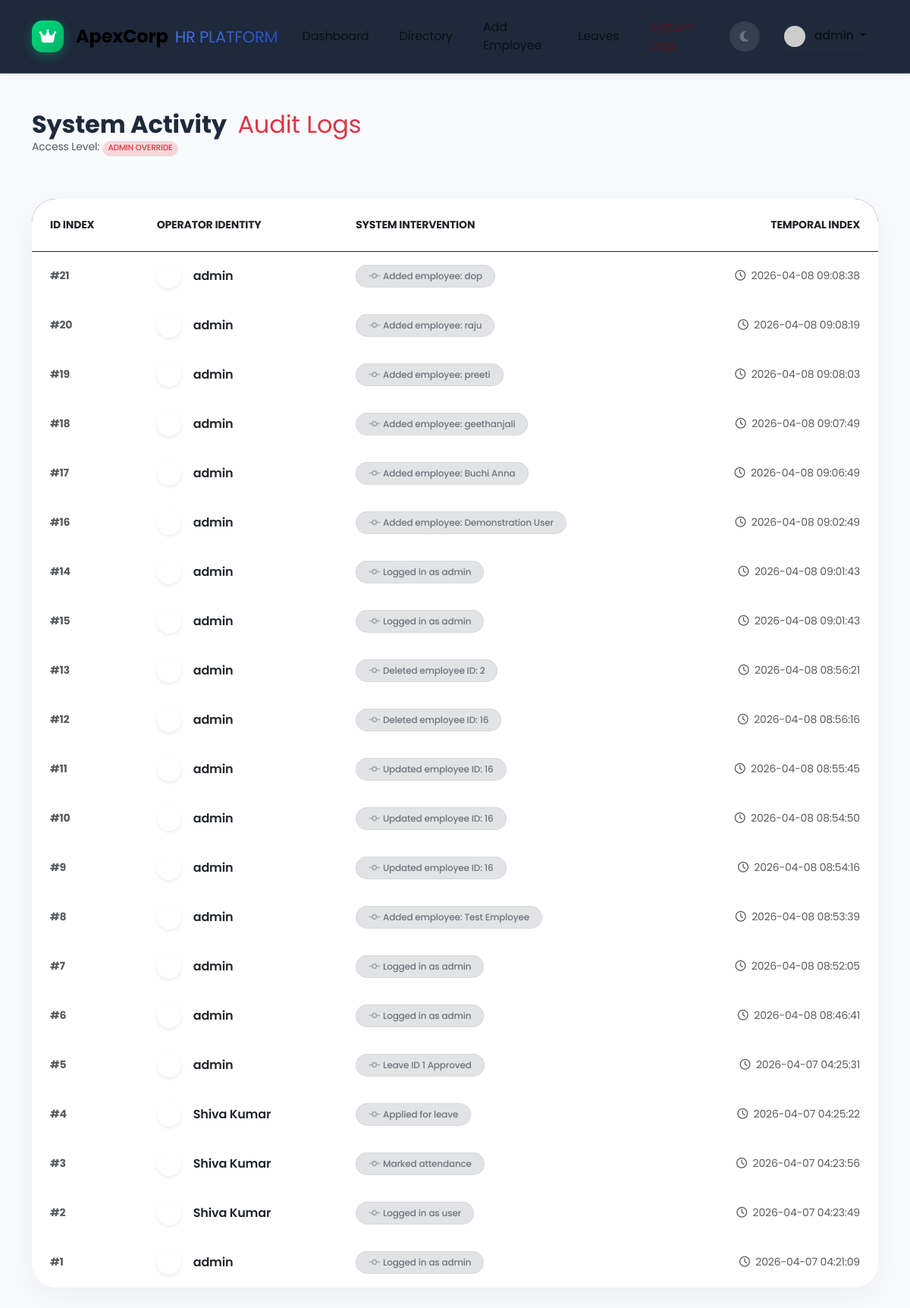
The page /admin/logs (signed in) on the database its author committed.
### tables this page shows
CREATE TABLE activity_logs (
            id INTEGER PRIMARY KEY AUTOINCREMENT,
            user_id INTEGER,
            username TEXT,
            action TEXT NOT NULL,
            timestamp DATETIME DEFAULT CURRENT_TIMESTAMP
        );

### app.py (the view)
@app.route('/admin/logs')
@admin_required
def view_logs():
    conn = get_db_connection()
    logs = conn.execute('SELECT * FROM activity_logs ORDER BY timestamp DESC').fetchall()
    conn.close()
    return render_template('admin_logs.html', logs=logs)

### app.py (called while the page is built)
def get_db_connection():
    conn = sqlite3.connect(DATABASE)
    conn.row_factory = sqlite3.Row
    return conn

def admin_required(f):
    @wraps(f)
    def decorated_function(*args, **kwargs):
        if 'user_id' not in session or session.get('role') != 'admin':
            flash('Admin access required!', 'danger')
            return redirect(url_for('dashboard'))
        return f(*args, **kwargs)
    return decorated_function

### templates/admin_logs.html (shortened to what this page needs)
{% extends "base.html" %}
{% block content %}
<div class="row g-4 animate-slide-up">
    <div class="col-md-12 mb-3">
        <h2 class="fw-bold tracking-tight mb-0">System Activity <span class="text-danger fw-normal ms-2">Audit Logs</span></h2>
        <p class="text-muted small">Access Level: <span class="badge bg-danger-subtle text-danger rounded-pill fw-medium border border-opacity-10">ADMIN OVERRIDE</span></p>
    </div>
    <div class="col-md-12">
        <div class="card glass-card border-0 shadow-soft rounded-5 overflow-hidden">
            <div class="card-body p-0">
                <div class="table-responsive">
                    <table class="table table-hover align-middle mb-0">
                        <thead class="bg-dark text-white border-0 py-4 px-4 sticky-top">
                            <tr>
                                <th class="py-4 px-4 text-uppercase small tracking-widest">ID Index</th>
                                <th class="py-4 px-4 text-uppercase small tracking-widest">Operator Identity</th>
                                <th class="py-4 px-4 text-uppercase small tracking-widest">System Intervention</th>
                                <th class="py-4 px-4 text-uppercase small tracking-widest text-end">Temporal Index</th>
                            </tr>
                        </thead>
                        <tbody>
                            {% for log in logs %}
                            <tr class="log-row border-bottom border-light border-opacity-10 align-middle">
                                <td class="py-3 px-4 fw-bold text-muted small font-mono">#{{ log.id }}</td>
                                <td class="py-3 px-4">
                                    <div class="d-flex align-items-center">
                                        <div class="avatar-sm rounded-circle bg-primary-gradient text-white d-flex align-items-center justify-content-center me-3 shadow-sm" style="width: 32px; height: 32px; font-size: 0.8rem;">
                                        </div>
                                        <span class="fw-semibold text-dark">{{ log.username }}</span>
                                    </div>
                                </td>
                                <td class="py-3 px-4 text-muted">
                                    <span class="badge bg-secondary-subtle text-secondary rounded-pill px-3 py-2 fw-medium border border-secondary border-opacity-10 shadow-sm-inset">
                                        <i class="fa-solid fa-code-commit me-1 opacity-50"></i>{{ log.action }}
                                    </span>
                                </td>
                                <td class="py-3 px-4 text-end text-muted small font-mono">
                                    <i class="fa-regular fa-clock me-1"></i> {{ log.timestamp }}
                                </td>
                            </tr>
                            {% endfor %}
                        </tbody>
                    </table>
                </div>
            </div>
        </div>
    </div>
</div>
{% endblock %}

### static/css/style.css (style rules this page uses)
:root { --primary-bg: #f8fafc; --card-bg: rgba(255, 255, 255, 0.85); --glass-border: rgba(255, 255, 255, 0.2); --text-main: #1e293b; --text-muted: #64748b; --navbar-bg: rgba(30, 41, 59, 1); --primary-gradient: linear-gradient(135deg, #4e73df 0%, #224abe 100%); --success-gradient: linear-gradient(135deg, #00d97e 0%, #00b365 100%); --danger-gradient: linear-gradient(135deg, #e74a3b 0%, #be2e21 100%); --accent-gradient: linear-gradient(135deg, #36b9cc 0%, #258391 100%); --mint: #00d97e; --dark-mint: #15803d; --shadow-soft: 0 10px 40px rgba(0, 0, 0, 0.05); --shadow-inner: inset 0 2px 4px rgba(0, 0, 0, 0.06); }
body { font-family: 'Poppins', sans-serif; background-color: var(--primary-bg); color: var(--text-main); transition: background-color 0.4s cubic-bezier(0.4, 0, 0.2, 1), color 0.4s cubic-bezier(0.4, 0, 0.2, 1); letter-spacing: -0.01em; }
.glass-card { background: var(--card-bg); backdrop-filter: blur(16px); -webkit-backdrop-filter: blur(16px); border: 1px solid var(--glass-border); }
.shadow-soft { box-shadow: var(--shadow-soft); }
.animate-slide-up { animation: slideUp 0.7s cubic-bezier(0.16, 1, 0.3, 1) forwards; }
.transition-all { transition: all 0.3s ease; }

### rows shown on the page
activity_logs: id "21", username "admin", action "Added employee: dop", timestamp "2026-04-08 09:08:38"
activity_logs: id "20", username "admin", action "Added employee: raju", timestamp "2026-04-08 09:08:19"
activity_logs: id "19", username "admin", action "Added employee: preeti", timestamp "2026-04-08 09:08:03"
activity_logs: id "18", username "admin", action "Added employee: geethanjali", timestamp "2026-04-08 09:07:49"
activity_logs: id "17", username "admin", action "Added employee: Buchi Anna", timestamp "2026-04-08 09:06:49"
activity_logs: id "16", username "admin", action "Added employee: Demonstration User", timestamp "2026-04-08 09:02:49"
activity_logs: id "14", username "admin", action "Logged in as admin", timestamp "2026-04-08 09:01:43"
activity_logs: id "15", username "admin", action "Logged in as admin", timestamp "2026-04-08 09:01:43"
activity_logs: id "13", username "admin", action "Deleted employee ID: 2", timestamp "2026-04-08 08:56:21"
activity_logs: id "12", username "admin", action "Deleted employee ID: 16", timestamp "2026-04-08 08:56:16"
activity_logs: id "11", username "admin", action "Updated employee ID: 16", timestamp "2026-04-08 08:55:45"
activity_logs: id "10", username "admin", action "Updated employee ID: 16", timestamp "2026-04-08 08:54:50"
activity_logs: id "9", username "admin", action "Updated employee ID: 16", timestamp "2026-04-08 08:54:16"
activity_logs: id "8", username "admin", action "Added employee: Test Employee", timestamp "2026-04-08 08:53:39"
activity_logs: id "7", username "admin", action "Logged in as admin", timestamp "2026-04-08 08:52:05"
activity_logs: id "6", username "admin", action "Logged in as admin", timestamp "2026-04-08 08:46:41"
activity_logs: id "5", username "admin", action "Leave ID 1 Approved", timestamp "2026-04-07 04:25:31"
activity_logs: id "4", username "Shiva Kumar", action "Applied for leave", timestamp "2026-04-07 04:25:22"
activity_logs: id "3", username "Shiva Kumar", action "Marked attendance", timestamp "2026-04-07 04:23:56"
activity_logs: id "2", username "Shiva Kumar", action "Logged in as user", timestamp "2026-04-07 04:23:49"
activity_logs: id "1", username "admin", action "Logged in as admin", timestamp "2026-04-07 04:21:09"

### other values the page prints
{{ session.get('username') }} "admin"
